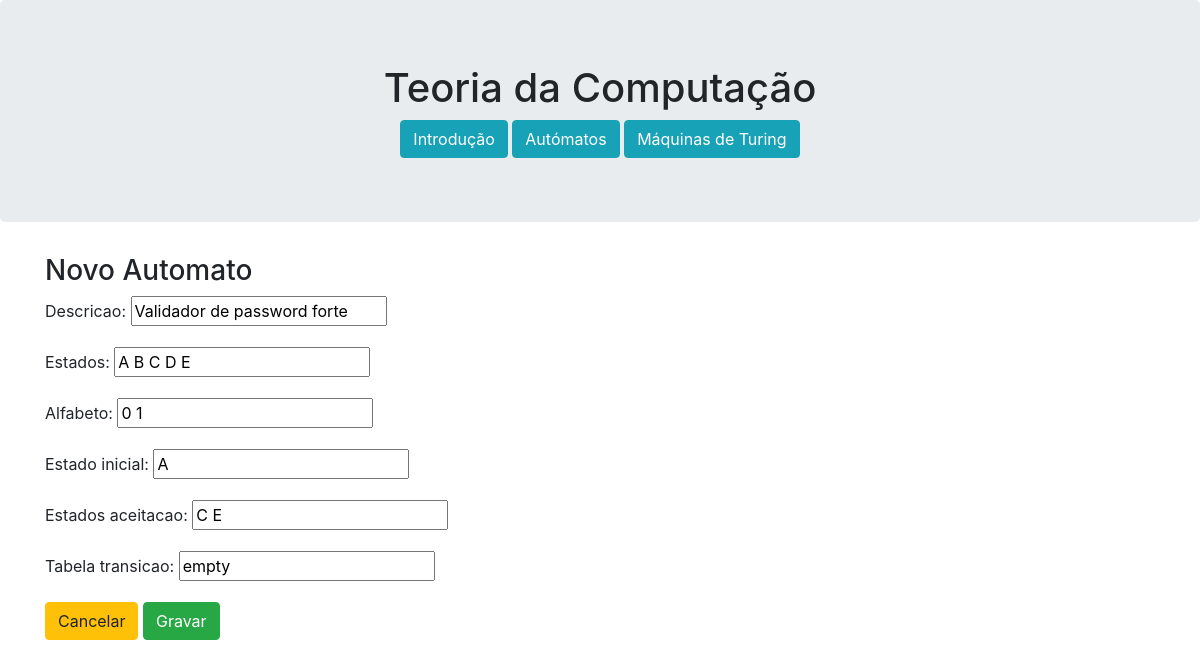
The app's page /automatoseditar/9 with its own data.
### tc/models.py (models this page shows)
class Automato(models.Model):
    descricao = models.CharField(max_length=70)
    estados = models.CharField(max_length=30)
    alfabeto = models.CharField(max_length=10)
    estado_inicial = models.CharField(max_length=1)
    estados_aceitacao = models.CharField(max_length=10)
    tabela_transicao = models.CharField(max_length=30)

### tc/views.py (the view)
# urls.py: path('automatoseditar/<int:automato_id>', views.automatos_editar_view, name='automatoseditar'),
def automatos_editar_view(request, automato_id):
    automato = Automato.objects.get(pk=automato_id)
    form = AutomatosForm(request.POST or None, instance=automato)
    if form.is_valid():
        form.save()
        return HttpResponseRedirect(reverse('tc:automatos'))
    context = {'form': form,
               'automato_id': automato_id
               }
    return render(request, 'tc/automatoseditar.html', context)

### tc/forms.py
class AutomatosForm(ModelForm):
    class Meta:
        model = Automato
        fields = '__all__'

### tc/templates/tc/automatoseditar.html (shortened to what this page needs)
{% extends 'tc/base.html' %}
{% block main %}
    <h3>Novo Automato</h3>
    <form action="{% url 'tc:automatoseditar' automato_id %}" method="POST">
        {{ form.as_p }}
         <a href="{% url 'tc:automatos' %}" role="button" class="btn btn-warning">Cancelar</a>
        <input type="submit" value="Gravar" class="btn btn-success">
    </form>
{% endblock %}

### records on screen
Automato: descricao "Validador de password forte", estados "A B C D E", alfabeto "0 1", estado_inicial "A", estados_aceitacao "C E", tabela_transicao "empty"
